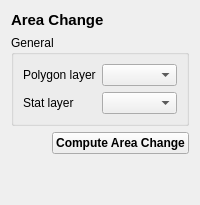
      <widget class="QWidget" name="tab_5">
       <attribute name="icon">
        <iconset>
         <normaloff>gui/icons/area_change.svg</normaloff>gui/icons/area_change.svg</iconset>
       </attribute>
       <attribute name="title">
        <string/>
       </attribute>
       <attribute name="toolTip">
        <string>Area Change</string>
       </attribute>
       <attribute name="whatsThis">
        <string>Area Change</string>
       </attribute>
       <layout class="QVBoxLayout" name="verticalLayout_6">
        <item>
         <widget class="QLabel" name="label_40">
          <property name="font">
           <font>
            <pointsize>11</pointsize>
            <weight>75</weight>
            <bold>true</bold>
           </font>
          </property>
          <property name="text">
           <string>Area Change</string>
          </property>
          <property name="margin">
           <number>5</number>
          </property>
         </widget>
        </item>
        <item>
         <widget class="QGroupBox" name="groupBox_5">
          <property name="title">
           <string>General</string>
          </property>
          <layout class="QFormLayout" name="formLayout_8">
           <item row="0" column="0">
            <widget class="QLabel" name="label_35">
             <property name="enabled">
              <bool>true</bool>
             </property>
             <property name="text">
              <string>Polygon layer</string>
             </property>
            </widget>
           </item>
           <item row="0" column="1">
            <widget class="QgsMapLayerComboBox" name="qmlcb_area_change_polygon_layer">
             <property name="showCrs">
              <bool>true</bool>
             </property>
            </widget>
           </item>
           <item row="1" column="0">
            <widget class="QLabel" name="label_34">
             <property name="enabled">
              <bool>true</bool>
             </property>
             <property name="text">
              <string>Stat layer</string>
             </property>
            </widget>
           </item>
           <item row="1" column="1">
            <widget class="QgsMapLayerComboBox" name="qmlcb_area_change_stat_layer">
             <property name="showCrs">
              <bool>true</bool>
             </property>
            </widget>
           </item>
          </layout>
         </widget>
        </item>
        <item alignment="Qt::AlignRight">
         <widget class="QPushButton" name="pb_stats_compute_area_change">
          <property name="font">
           <font>
            <weight>75</weight>
            <bold>true</bold>
           </font>
          </property>
          <property name="cursor">
           <cursorShape>PointingHandCursor</cursorShape>
          </property>
          <property name="text">
           <string>Compute Area Change</string>
          </property>
         </widget>
        </item>
        <item>
         <spacer name="verticalSpacer_9">
          <property name="orientation">
           <enum>Qt::Vertical</enum>
          </property>
          <property name="sizeHint" stdset="0">
           <size>
            <width>20</width>
            <height>40</height>
           </size>
          </property>
         </spacer>
        </item>
       </layout>
      </widget>
